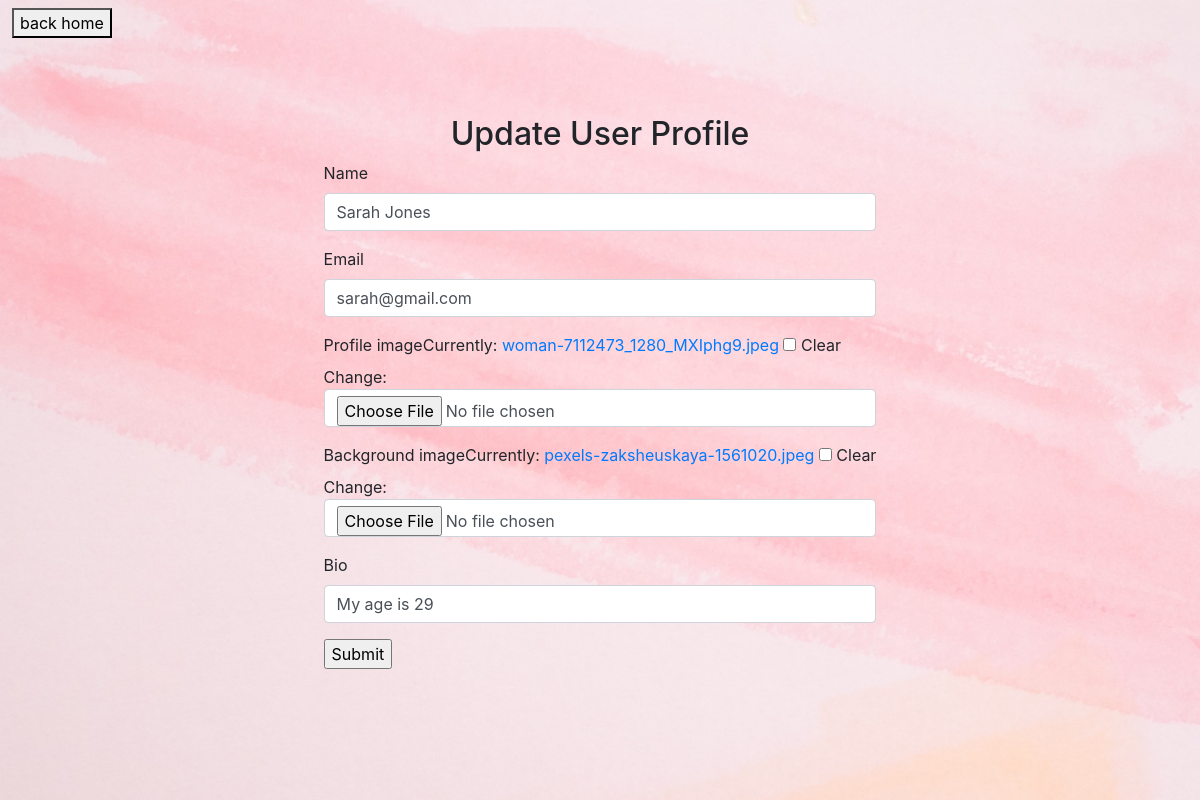
The app's page /update_user_profile/5 (signed in), older data.
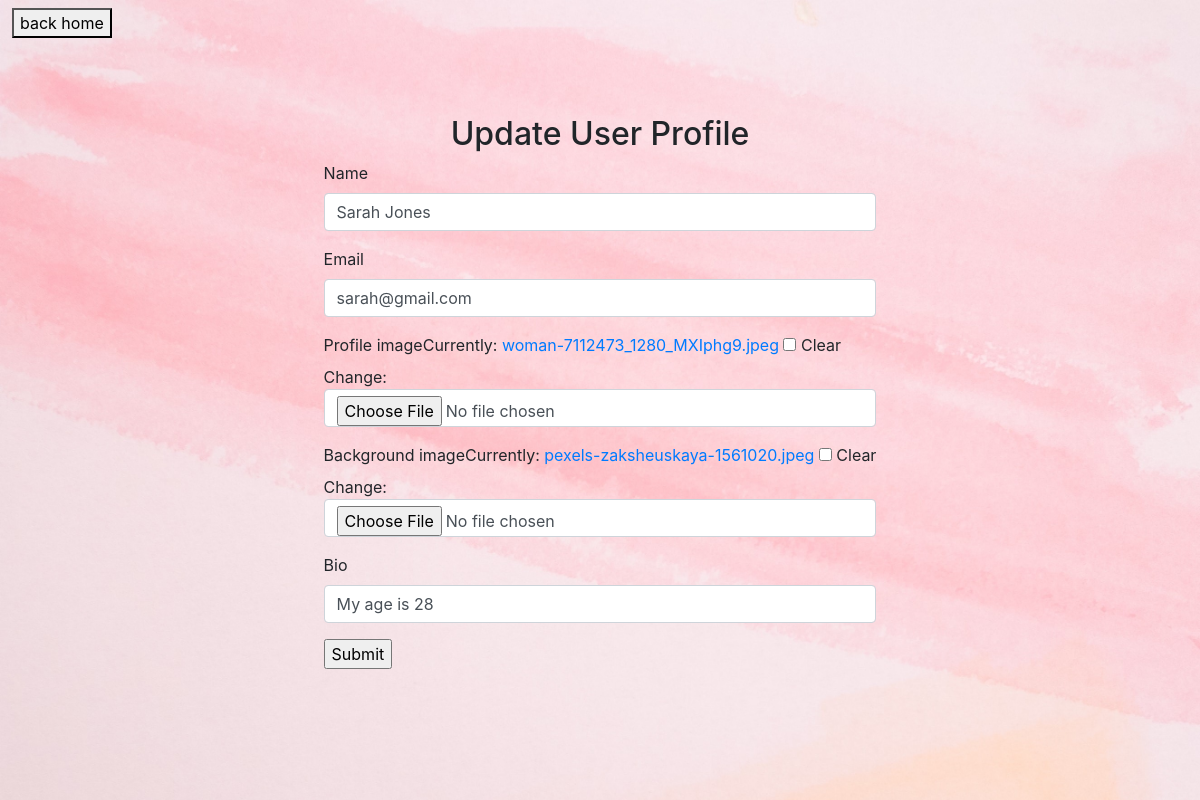
The same page, newer data.
### mysocialapp/models.py (models this page shows, shortened)
class AppUser(models.Model):
    CATEGORY_CHOICES = (
        ("patient", "patient"),
        ("volunteer", "volunteer"),
    )
    user = models.OneToOneField(User, on_delete=models.CASCADE)
    name = models.CharField(max_length=255, null=False, blank=False)
    email = models.EmailField(null=True, blank=True)
    profile_image = models.ImageField(null=True, blank=True)
    background_image = models.ImageField(null=True, blank=True)
    bio = models.CharField(max_length=255, null=True, blank=True)
    group = models.CharField(
        max_length=20, null=False, blank=False, choices=CATEGORY_CHOICES
    )

### mysocialapp/views.py (the view, shortened to what this page needs)
# urls.py: path('update_user_profile/<int:pk>',login_required(login_url="../")(views.UserProfileUpdate.as_view()),name='updateProfile'),
class UserProfileUpdate(UpdateView):
    model = AppUser
    fields = ["name", "email", "profile_image", "background_image", "bio"]
    template_name = "screens/update_user_profile.html"

### mysocialapp/templates/screens/update_user_profile.html (shortened to what this page needs)
{% load bootstrap4 %}
<html lang="en">
  <head>
    <link rel="stylesheet" href="../../static/css/css.css" />
  </head>
  <body>
    <a style="position: absolute;left: 1vw;top: 1vh;" href="../profile"><button>back home</button></a>
    <div id="edituser_container">
      <h2>Update User Profile</h2>
      <form method="post" class="form" enctype="multipart/form-data">
        {% bootstrap_css %}
        {% bootstrap_form form %}
        <input type="submit" value="Submit" />
      </form>
    </div>
  </body>
</html>

Row changes from the older to the newer data that the page shows:
changed AppUser "Sarah Jones": bio "My age is 29" → "My age is 28"
